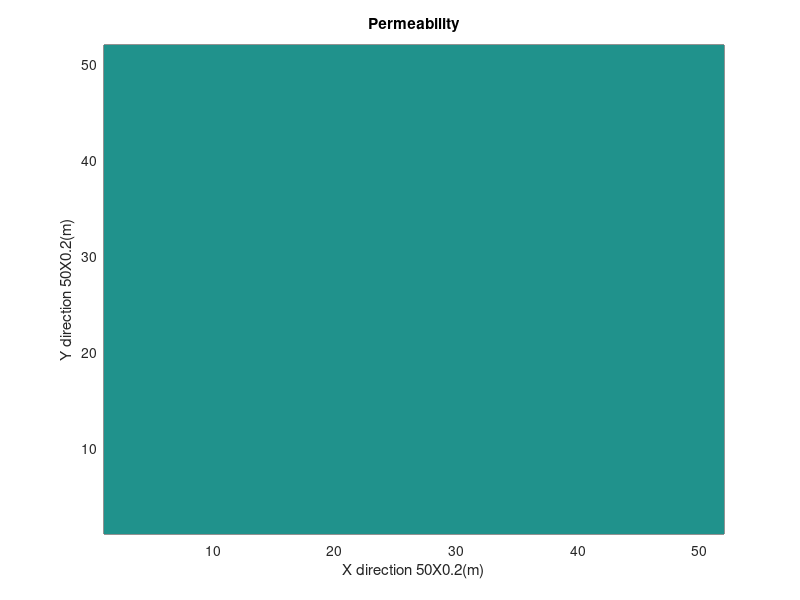
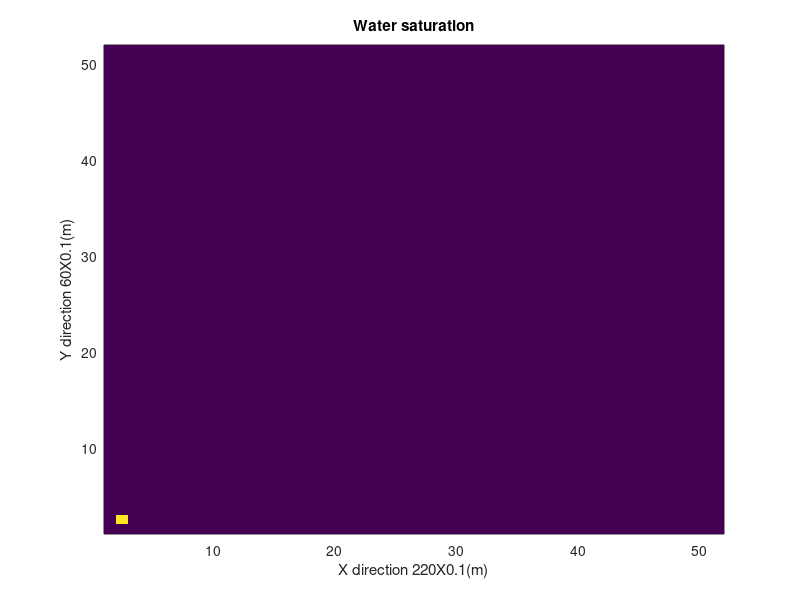
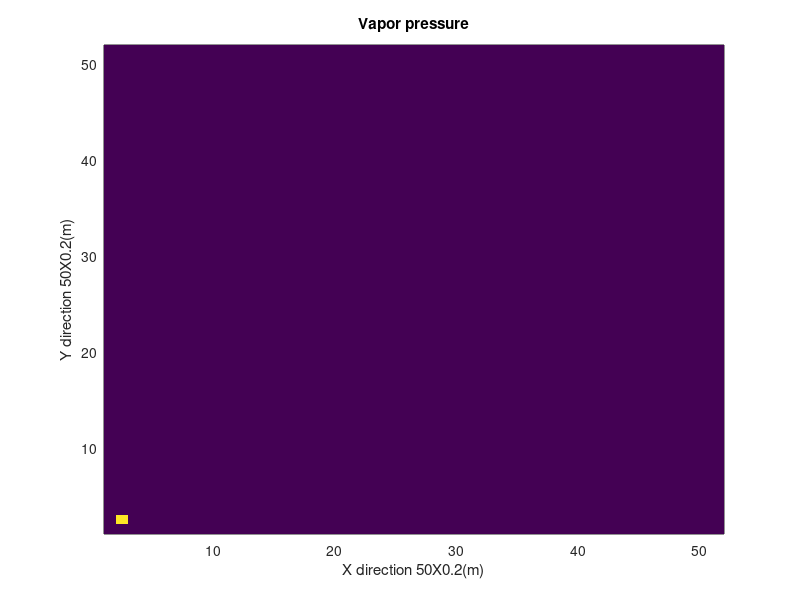

Write the MATLAB code that produced these figures, in order. (Note: this script raises an error after producing the figures.)
clc
clear all

% length=22;
% height=6;
length=1;
height=1;

% ngx=218;
% ngy=58;
ngx=50;
ngy=50;

dx=length/(ngx+2);
dy=height/(ngy+2);

h=500*dx;

pInit=80*10^5;
pInj=120*10^5;
pPro=80*10^5;

% hetro_l=10;
% hetro_h=10;
% hetro_ij=[20 2];
 K=ones(ngy+2,ngx+2);
 K=K*2*10^(-12);
% K(hetro_ij(1):hetro_ij(1)+hetro_l,hetro_ij(2):hetro_ij(2)+hetro_h)=0.2*10^-12;
%KKK(1,:,:)=K;
% %KKK=smooth3(smooth3(KKK));
% KKK=5*exp(3*(smooth3(smooth3(randn(1,ngy+2,ngx+2)))))*10^-13;
% 
% for i=1:ngy+2
%     for j=1:ngx+2
%         K(i,j)=KKK(1,i,j);
%     end
% end
% K=load('Permeability.txt');
% K=K*10^-15;
n=100
%K=3*K*10^-3*10^-12
%K(1:200,1:60)=2*10^(-12);
%K=(log(K))*10^-12;
Sor=0;
Scg=0;
Swc=0;

vo=0.00001;
vg=0.000005;

p=ones(ngy+2,ngx+2);

p(1:ngy+2,1:ngx+2)=pInit;
% p(1:ngy+2,1)=pInj;
% p(2:ngy+1,ngx+2)=pPro;

% p(2:ngy+1,1)=pInj;
% p(2:ngy+1,ngx+2)=pPro;
p(2,2)=pInj;
p(ngy+2,ngx+2)=pPro;

sg(1:ngy+2,1:ngx+2)=0;
%sg(2:ngy+1,1)=1;
sg(2,2)=1;

kro=((1-sg-Sor)/(1-Scg-Sor)).^2;
krg=((sg-Scg)/(1-Scg-Sor)).^2;

Kx=(2*dx)./(dx./K(2:ngy+1,1:ngx+1)+dx./K(2:ngy+1,2:ngx+2));
Ky=(2*dy)./(dy./K(1:ngy+1,2:ngx+1)+dy./K(2:ngy+2,2:ngx+1));

Tox=Kx.*(kro(2:ngy+1,1:ngx+1))/(vo);
Tgx=Kx.*(krg(2:ngy+1,1:ngx+1))/(vg);
Toy=Ky.*(kro(1:ngy+1,2:ngx+1))/(vo);
Tgy=Ky.*(krg(1:ngy+1,2:ngx+1))/(vg);

% Tox=(2*dx)./(dx./(K(2:ngy+1,1:ngx+1).*kro(2:ngy+1,1:ngx+1)/vo)+dx./(K(2:ngy+1,2:ngx+2).*kro(2:ngy+1,2:ngx+2)/vo));
% Tgx=(2*dx)./(dx./(K(2:ngy+1,1:ngx+1).*krg(2:ngy+1,1:ngx+1)/vg)+dx./(K(2:ngy+1,2:ngx+2).*krg(2:ngy+1,2:ngx+2)/vg));
% Toy=(2*dy)./(dy./(K(1:ngy+1,2:ngx+1).*kro(1:ngy+1,2:ngx+1)/vo)+dy./(K(2:ngy+2,2:ngx+1).*kro(2:ngy+2,2:ngx+1)/vo));
% Tgy=(2*dy)./(dy./(K(1:ngy+1,2:ngx+1).*krg(1:ngy+1,2:ngx+1)/vg)+dy./(K(2:ngy+2,2:ngx+1).*krg(2:ngy+2,2:ngx+1)/vg));

% while 1
%      
%     for i=1:ngy
%         for j=1:ngx
%             
%             a(ngx*(i-1)+j)= (Tgy(i,j)  +Toy(i,j))/dy^2;
%             b(ngx*(i-1)+j)= (Tgx(i,j)  +Tox(i,j))/dx^2;
%             c(ngx*(i-1)+j)=(-Tgx(i,j+1)-Tgx(i,j))/dx^2+(-Tgy(i+1,j)-Tgy(i,j))/dy^2+(-Tox(i,j+1)-Tox(i,j))/dx^2+(-Toy(i+1,j)-Toy(i,j))/dy^2;
%             d(ngx*(i-1)+j)= (Tgx(i,j+1)+Tox(i,j+1))/dx^2;
%             e(ngx*(i-1)+j)= (Tgy(i+1,j)+Toy(i+1,j))/dy^2;
%             
%             F(ngx*(i-1)+j)=0;
%             
%         end
%     end
%     
%     %build ceof matrix
%     mn=ngx*ngy;
%     c(1:ngx)=c(1:ngx)+a(1:ngx);
%     c(mn-ngx+1:mn)=c(mn-ngx+1:mn)+e(mn-ngx+1:mn);
%       c(ngx+1:ngx:ngx*ngy-ngx+1)=c(ngx+1:ngx:ngx*ngy-ngx+1)+b(ngx+1:ngx:ngx*ngy-ngx+1);
%       c(ngx:ngx:ngx*ngy-ngx)=c(ngx:ngx:ngx*ngy-ngx)+d(ngx:ngx:ngx*ngy-ngx);
%     
%     aa=sparse(1:mn,1:mn,c(1:mn),mn,mn);
%     bb=sparse(1:mn-ngx,ngx+1:mn,e(1:mn-ngx),mn,mn);
%     cc=sparse(ngx+1:mn,1:mn-ngx,a(ngx+1:mn),mn,mn);
%     dd=sparse(1:mn-1,2:mn,d(1:mn-1),mn,mn);
%     ee=sparse(2:mn,1:mn-1,b(2:mn),mn,mn);
%     
%     A=aa+bb+cc+dd+ee;
%     
%     A(ngx:ngx:mn-ngx,ngx+1:ngx:mn-ngx+1)=0;
%     A(ngx+1:ngx:mn-ngx+1,ngx:ngx:mn-ngx)=0;
%     
%     
% %     F(ngx:ngx:mn)=F(ngx:ngx:mn)-d(ngx:ngx:mn).*(p(2:ngy+1,ngx+2)');
% %     F(1:ngx:mn-ngx+1)=F(1:ngx:mn-ngx+1)-b(1:ngx:mn-ngx+1).*(p(2:ngy+1,1)');
%     
%     
%       F(1)=F(1)-b(1)*pInj;
%       F(ngx*ngy)=F(ngx*ngy)-d(ngx*ngy)*pPro;
%     
%     
%     u=A\F';
%     for i=1:ngy
%         for j=1:ngx
%             p(i+1,j+1)=u(ngx*(i-1)+j);
%         end
%     end
% %     p(1,2:ngx+1)=p(2,2:ngx+1);
% %     p(ngy+2,2:ngx+1)=p(ngy+1,2:ngx+1);
% %     p(3:ngy+1,1)=p(3:ngy+1,2);
% %     p(2:ngy,ngx+2)=p(2:ngy,ngx+1);
% %     p(1,2:ngx+1)=p(2,2:ngx+1);
% %     p(ngy+2,2:ngx+1)=p(ngy+1,2:ngx+1);
% 
%     
%     for i=1:ngy
%         for j=1:ngx
%             transibility=((Tgx(i,j+1)*((p(i+1,j+1+1)-p(i+1,j+1))/dx)-Tgx(i,j)*((p(i+1,j+1)-p(i+1,j))/dx))/dx+(Tgy(i+1,j)*((p(i+1+1,j+1)-p(i+1,j+1))/dy)-Tgy(i,j)*((p(i+1,j+1)-p(i,j+1))/dy))/dy);
%             sg(i+1,j+1)=sg(i+1,j+1)+transibility*h;
%          end
%     end
%      
% %     sg(1,2:ngx+1)=sg(2,2:ngx+1);
% %     sg(ngy+2,2:ngx+1)=sg(ngy+1,2:ngx+1);
% %     sg(3:ngy+1,1)=sg(3:ngy+1,2);
% %     sg(2:ngy,ngx+2)=sg(2:ngy,ngx+1);
% %     sg(
%     
% 
%     kro=((1-sg-Sor)/(1-Scg-Sor)).^2;
%     krg=((sg-Scg)/(1-Scg-Sor)).^2;
% % % 
% for i=1:ngy+1
%     for j=1:ngx
%         if p(i,j+1)>=p(i+1,j+1)
%         Toy(i,j)=Ky(i,j)*kro(i,j+1)/vo;
%         Tgy(i,j)=Ky(i,j)*krg(i,j+1)/vg;
%         end
%         if p(i,j+1)<p(i+1,j+1)
%         Toy(i,j)=Ky(i,j)*kro(i+1,j+1)/vo;
%         Tgy(i,j)=Ky(i,j)*krg(i+1,j+1)/vg;
%         end
%     end
% end
% for i=1:ngy
%     for j=1:ngx+1
%         if p(i+1,j)>=p(i+1,j+1)
%         Tox(i,j)=Kx(i,j)*kro(i+1,j)/vo;
%         Tgx(i,j)=Kx(i,j)*krg(i+1,j)/vg;
%         end
%         if p(i+1,j)<p(i+1,j+1)
%         Tox(i,j)=Kx(i,j)*kro(i+1,j+1)/vo;
%         Tgx(i,j)=Kx(i,j)*krg(i+1,j+1)/vg;
%         end
%     end
% end
%         
% %     Tox=Kx.*kro(2:ngy+1,1:ngx+1)/(vo);
% %     Tgx=Kx.*krg(2:ngy+1,1:ngx+1)/(vg);
% %     Toy=Ky.*kro(1:ngy+1,2:ngx+1)/(vo);
% %     Tgy=Ky.*krg(1:ngy+1,2:ngx+1)/(vg);
% 
% % Tox=(2*dx)./(dx./(K(2:ngy+1,1:ngx+1).*kro(2:ngy+1,1:ngx+1)/vo)+dx./(K(2:ngy+1,2:ngx+2).*kro(2:ngy+1,2:ngx+2)/vo));
% % Tgx=(2*dx)./(dx./(K(2:ngy+1,1:ngx+1).*krg(2:ngy+1,1:ngx+1)/vg)+dx./(K(2:ngy+1,2:ngx+2).*krg(2:ngy+1,2:ngx+2)/vg));
% % Toy=(2*dy)./(dy./(K(1:ngy+1,2:ngx+1).*kro(1:ngy+1,2:ngx+1)/vo)+dy./(K(2:ngy+2,2:ngx+1).*kro(2:ngy+2,2:ngx+1)/vo));
% % Tgy=(2*dy)./(dy./(K(1:ngy+1,2:ngx+1).*krg(1:ngy+1,2:ngx+1)/vg)+dy./(K(2:ngy+2,2:ngx+1).*krg(2:ngy+2,2:ngx+1)/vg));
% 
%     imagesc(sg);
%     
%     pause(0.01)
% end


pcolor(K)
grid off
shading flat
title('Permeability')
xlabel('X direction 50X0.2(m)')
ylabel('Y direction 50X0.2(m)')

figure
pcolor(sg)

grid off
shading flat
title('Water saturation')
xlabel('X direction 220X0.1(m)')
ylabel('Y direction 60X0.1(m)')

figure
 pcolor(p)

grid off
shading flat
title('Vapor pressure')
xlabel('X direction 50X0.2(m)')
ylabel('Y direction 50X0.2(m)')

figure
 pcolor(z(:,:,2))

grid off
shading flat
title('CO2 concentration')
xlabel('X direction 50X0.2(m)')
ylabel('Y direction 50X0.2(m)')